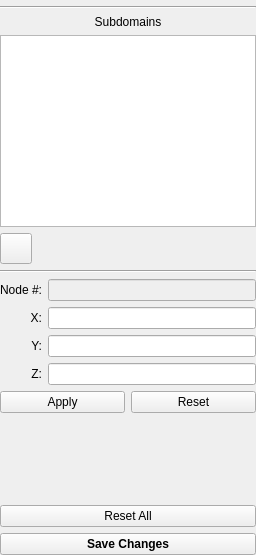
          <widget class="QWidget" name="editSubdomainPage">
           <property name="geometry">
            <rect>
             <x>0</x>
             <y>0</y>
             <width>256</width>
             <height>555</height>
            </rect>
           </property>
           <attribute name="label">
            <string>Edit Subdomain</string>
           </attribute>
           <layout class="QVBoxLayout" name="verticalLayout_8">
            <property name="leftMargin">
             <number>0</number>
            </property>
            <property name="topMargin">
             <number>6</number>
            </property>
            <property name="rightMargin">
             <number>0</number>
            </property>
            <property name="bottomMargin">
             <number>0</number>
            </property>
            <item>
             <widget class="Line" name="line_5">
              <property name="orientation">
               <enum>Qt::Horizontal</enum>
              </property>
             </widget>
            </item>
            <item>
             <widget class="QLabel" name="label_10">
              <property name="text">
               <string>Subdomains</string>
              </property>
              <property name="alignment">
               <set>Qt::AlignCenter</set>
              </property>
             </widget>
            </item>
            <item>
             <widget class="QListWidget" name="editSubdomainList"/>
            </item>
            <item>
             <layout class="QHBoxLayout" name="horizontalLayout">
              <item>
               <widget class="QToolButton" name="selectNodeButton">
                <property name="toolTip">
                 <string>Select single node for editing</string>
                </property>
                <property name="statusTip">
                 <string>Select single node for editing</string>
                </property>
                <property name="whatsThis">
                 <string>Select single node for editing</string>
                </property>
                <property name="text">
                 <string/>
                </property>
                <property name="icon">
                 <iconset resource="icons.qrc">
                  <normaloff>:/icons/images/icons/24_24/crosshair.png</normaloff>:/icons/images/icons/24_24/crosshair.png</iconset>
                </property>
                <property name="iconSize">
                 <size>
                  <width>24</width>
                  <height>24</height>
                 </size>
                </property>
               </widget>
              </item>
              <item>
               <spacer name="horizontalSpacer_4">
                <property name="orientation">
                 <enum>Qt::Horizontal</enum>
                </property>
                <property name="sizeHint" stdset="0">
                 <size>
                  <width>40</width>
                  <height>20</height>
                 </size>
                </property>
               </spacer>
              </item>
             </layout>
            </item>
            <item>
             <widget class="Line" name="line_4">
              <property name="orientation">
               <enum>Qt::Horizontal</enum>
              </property>
             </widget>
            </item>
            <item>
             <layout class="QGridLayout" name="gridLayout_2">
              <item row="0" column="0">
               <widget class="QLabel" name="label">
                <property name="text">
                 <string>Node #:</string>
                </property>
                <property name="alignment">
                 <set>Qt::AlignRight|Qt::AlignTrailing|Qt::AlignVCenter</set>
                </property>
               </widget>
              </item>
              <item row="2" column="0">
               <widget class="QLabel" name="label_7">
                <property name="text">
                 <string>Y:</string>
                </property>
                <property name="alignment">
                 <set>Qt::AlignRight|Qt::AlignTrailing|Qt::AlignVCenter</set>
                </property>
               </widget>
              </item>
              <item row="1" column="0">
               <widget class="QLabel" name="label_2">
                <property name="text">
                 <string>X:</string>
                </property>
                <property name="alignment">
                 <set>Qt::AlignRight|Qt::AlignTrailing|Qt::AlignVCenter</set>
                </property>
               </widget>
              </item>
              <item row="3" column="0">
               <widget class="QLabel" name="label_6">
                <property name="text">
                 <string>Z:</string>
                </property>
                <property name="alignment">
                 <set>Qt::AlignRight|Qt::AlignTrailing|Qt::AlignVCenter</set>
                </property>
               </widget>
              </item>
              <item row="0" column="1">
               <widget class="QLineEdit" name="editNodeNumber">
                <property name="enabled">
                 <bool>false</bool>
                </property>
               </widget>
              </item>
              <item row="1" column="1">
               <widget class="QLineEdit" name="editXLoc"/>
              </item>
              <item row="2" column="1">
               <widget class="QLineEdit" name="editYLoc"/>
              </item>
              <item row="3" column="1">
               <widget class="QLineEdit" name="editZLoc"/>
              </item>
             </layout>
            </item>
            <item>
             <layout class="QHBoxLayout" name="horizontalLayout_2">
              <item>
               <widget class="QPushButton" name="applyEditButton">
                <property name="enabled">
                 <bool>true</bool>
                </property>
                <property name="text">
                 <string>Apply</string>
                </property>
               </widget>
              </item>
              <item>
               <widget class="QPushButton" name="resetEditButton">
                <property name="enabled">
                 <bool>true</bool>
                </property>
                <property name="text">
                 <string>Reset</string>
                </property>
               </widget>
              </item>
             </layout>
            </item>
            <item>
             <spacer name="verticalSpacer_2">
              <property name="orientation">
               <enum>Qt::Vertical</enum>
              </property>
              <property name="sizeHint" stdset="0">
               <size>
                <width>20</width>
                <height>40</height>
               </size>
              </property>
             </spacer>
            </item>
            <item>
             <widget class="QPushButton" name="resetSubdomainChangesButton">
              <property name="text">
               <string>Reset All</string>
              </property>
             </widget>
            </item>
            <item>
             <widget class="QPushButton" name="saveSubdomainChangesButton">
              <property name="enabled">
               <bool>true</bool>
              </property>
              <property name="font">
               <font>
                <weight>75</weight>
                <bold>true</bold>
               </font>
              </property>
              <property name="text">
               <string>Save Changes</string>
              </property>
             </widget>
            </item>
           </layout>
          </widget>
